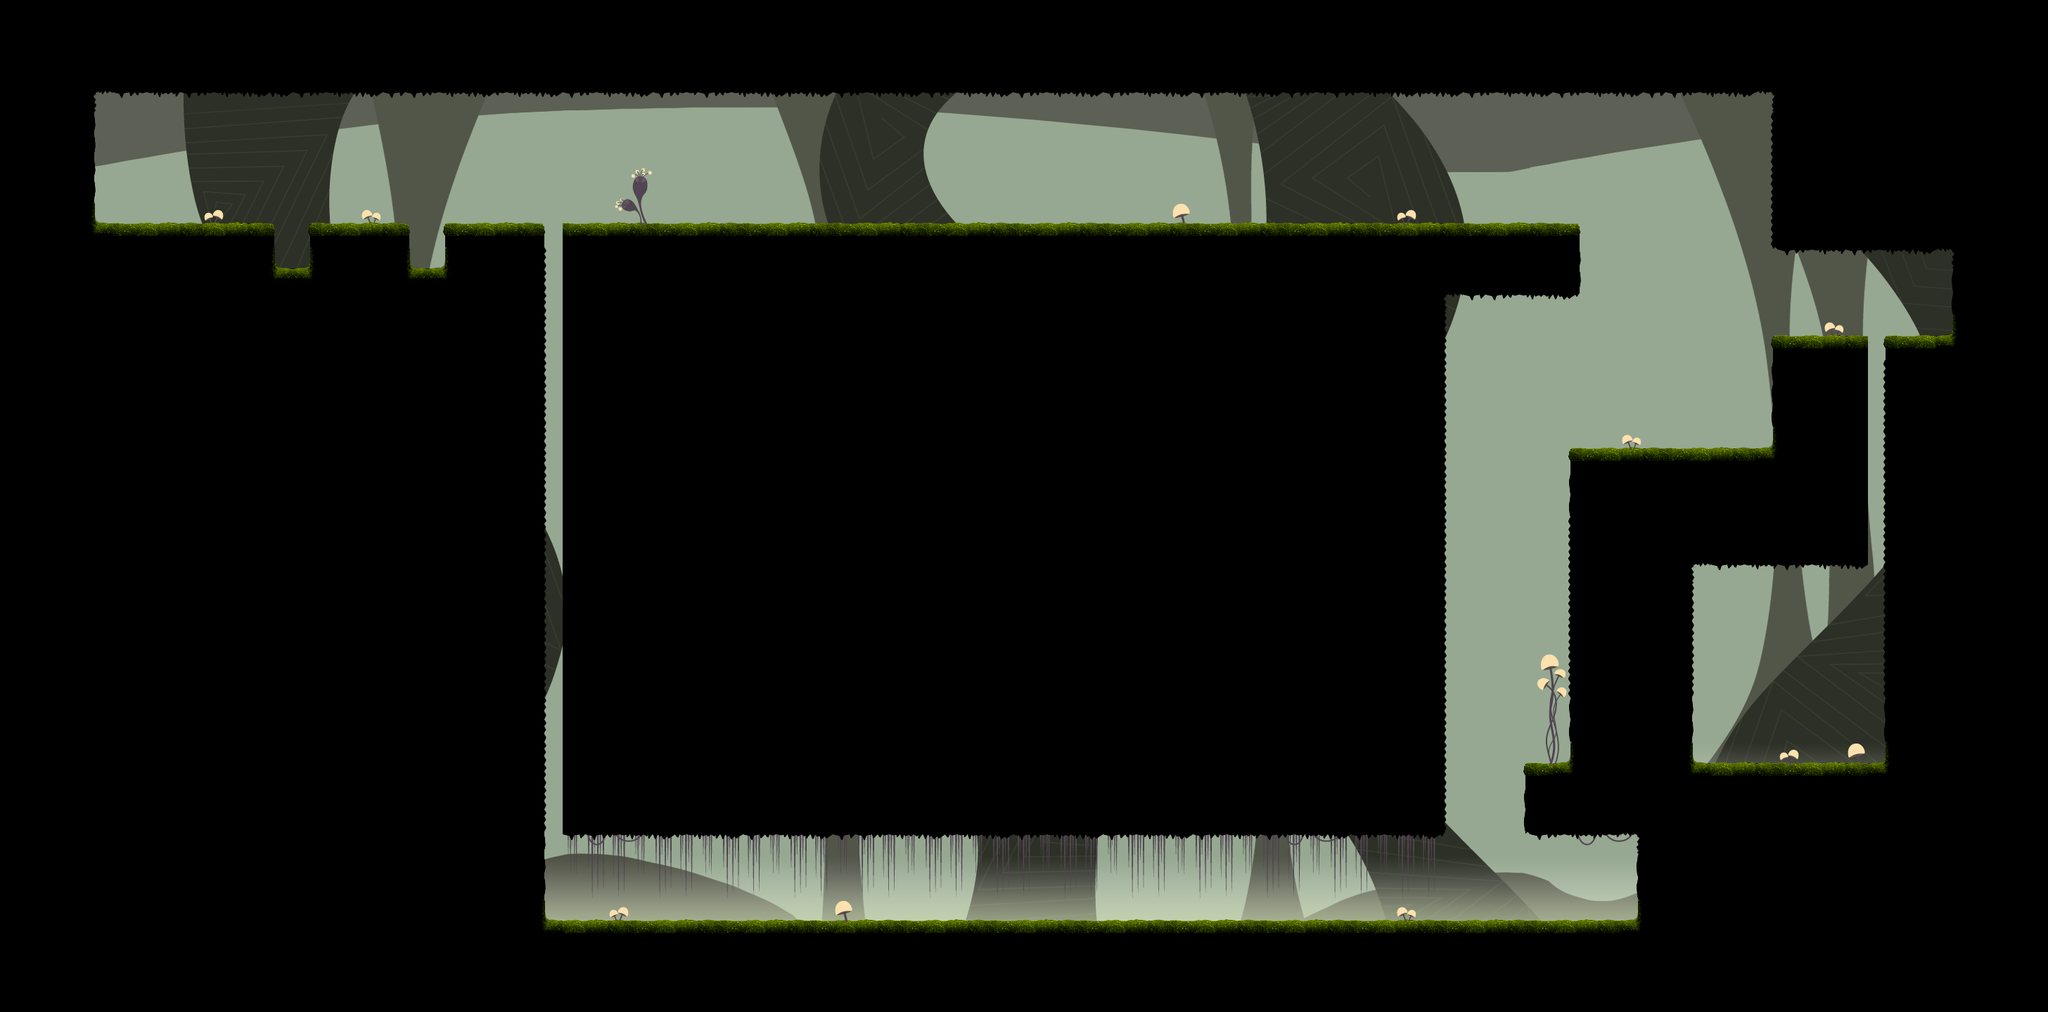

A 2D game scene composited from a Tiled map and its tileset images. What follows is a short description and the map's XML, with each tile layer's data collapsed to a summary:
An orthogonal 91x45 tile map with 32x32 px tiles, 9 tile layers (Fundo4, Fundo3, Fundo2, Fundo1, ...), 7 tilesets and 41 objects.

<map version="1.0" orientation="orthogonal" width="91" height="45" tilewidth="32" tileheight="32" backgroundcolor="#96a891">
 <tileset firstgid="1" name="plantcave" tilewidth="32" tileheight="32">
  <image source="tilesetplantcave.png" width="256" height="256" />
 </tileset>
 <tileset firstgid="65" name="plants" tilewidth="32" tileheight="32">
  <image source="PlantsTileset.png" width="256" height="256" />
 </tileset>
 <tileset firstgid="129" name="fog" tilewidth="32" tileheight="32">
  <image source="fog.png" width="128" height="128" />
 </tileset>
 <tileset firstgid="145" name="Fundo1" tilewidth="32" tileheight="32">
  <image source="Fundo1.png" width="2048" height="1024" />
 </tileset>
 <tileset firstgid="2193" name="Fundo2" tilewidth="32" tileheight="32">
  <image source="Fundo2.png" width="2048" height="1024" />
 </tileset>
 <tileset firstgid="4241" name="Fundo3" tilewidth="32" tileheight="32">
  <image source="Fundo3.png" width="2048" height="1024" />
 </tileset>
 <tileset firstgid="6289" name="Fundo4" tilewidth="32" tileheight="32">
  <image source="Fundo4.png" width="2048" height="1024" />
 </tileset>
 <layer name="Fundo4" width="91" height="45">
  <data>[4095 cells, 783 non-empty, 576 distinct tile ids]</data>
 </layer>
 <layer name="Fundo3" width="91" height="45">
  <data>[4095 cells, 2215 non-empty, 1781 distinct tile ids]</data>
 </layer>
 <layer name="Fundo2" width="91" height="45">
  <data>[4095 cells, 496 non-empty, 496 distinct tile ids]</data>
 </layer>
 <layer name="Fundo1" width="91" height="45">
  <data>[4095 cells, 2816 non-empty, 1668 distinct tile ids]</data>
 </layer>
 <layer name="Nevoa" width="91" height="45">
  <data>[4095 cells, 272 non-empty, 16 distinct tile ids]</data>
 </layer>
 <layer name="Tiles 4" width="91" height="45">
  <data>[4095 cells, 9 non-empty, 3 distinct tile ids]</data>
 </layer>
 <layer name="Tiles 3" width="91" height="45">
  <data>[4095 cells, 123 non-empty, 12 distinct tile ids]</data>
 </layer>
 <layer name="Tiles 2 (Game)" width="91" height="45">
  <data>[4095 cells, 3478 non-empty, 31 distinct tile ids]</data>
 </layer>
 <layer name="Tiles 1" width="91" height="45">
  <data>[4095 cells, 21 non-empty, 19 distinct tile ids]</data>
 </layer>
 <objectgroup name="Collider" width="91" height="45" visible="0">
  <object x="0" y="0" width="2912" height="128" />
  <object x="2528" y="128" width="384" height="224" />
  <object x="2784" y="352" width="128" height="128" />
  <object x="2688" y="480" width="224" height="960" />
  <object x="2240" y="640" width="416" height="160" />
  <object x="2528" y="480" width="128" height="160" />
  <object x="2240" y="800" width="160" height="384" />
  <object x="2400" y="1088" width="288" height="352" />
  <object x="768" y="1312" width="1632" height="128" />
  <object x="800" y="320" width="1440" height="96" />
  <object x="800" y="416" width="1248" height="768" />
  <object x="0" y="128" width="128" height="1312" />
  <object x="128" y="384" width="640" height="1056" />
  <object x="128" y="320" width="256" height="64" />
  <object x="448" y="320" width="128" height="64" />
  <object x="640" y="320" width="128" height="64" />
  <object x="2176" y="1088" width="64" height="96" />
  <object x="2336" y="1184" width="64" height="128" />
 </objectgroup>
 <objectgroup name="Bounds" width="91" height="45" visible="0">
  <object x="0" y="0">
   <ellipse />
  </object>
  <object x="2912" y="1440">
   <ellipse />
  </object>
 </objectgroup>
 <objectgroup name="Lumens" width="91" height="45" visible="0">
  <object x="2368" y="352" width="32" height="32">
   <ellipse />
  </object>
 </objectgroup>
 <objectgroup name="Portal" width="91" height="45" visible="0">
  <object x="2528" y="1088">
   <ellipse />
  </object>
 </objectgroup>
 <objectgroup name="CogumeloEspeto" width="91" height="45" visible="0">
  <object x="416" y="384">
   <ellipse />
  </object>
  <object x="608" y="384">
   <ellipse />
  </object>
  <object x="1024" y="1312">
   <ellipse />
  </object>
  <object x="1472" y="1312">
   <ellipse />
  </object>
  <object x="1888" y="1312">
   <ellipse />
  </object>
 </objectgroup>
 <objectgroup name="PlantaIsca" width="91" height="45" visible="0">
  <object x="2112" y="416">
   <polyline points="0,0 0,768" />
  </object>
 </objectgroup>
 <objectgroup name="PlantaCospeBaixo" width="91" height="45" visible="0">
  <object x="960" y="128">
   <ellipse />
  </object>
  <object x="1152" y="128">
   <ellipse />
  </object>
  <object x="1344" y="128">
   <ellipse />
  </object>
  <object x="1536" y="128">
   <ellipse />
  </object>
  <object x="1632" y="128">
   <ellipse />
  </object>
  <object x="1728" y="128">
   <ellipse />
  </object>
  <object x="1824" y="128">
   <ellipse />
  </object>
  <object x="1920" y="128">
   <ellipse />
  </object>
  <object x="2016" y="128">
   <ellipse />
  </object>
  <object x="2112" y="128">
   <ellipse />
  </object>
 </objectgroup>
 <objectgroup name="PlantaCospeEsquerda" width="91" height="45" visible="0">
  <object x="2336" y="1248">
   <ellipse />
  </object>
 </objectgroup>
 <objectgroup name="PedraVertical" width="91" height="45" visible="0">
  <object x="2560" y="480">
   <ellipse />
  </object>
 </objectgroup>
 <objectgroup name="PluStart" width="91" height="45" visible="0">
  <object x="192" y="288" width="32" height="32">
   <ellipse />
  </object>
 </objectgroup>
</map>
